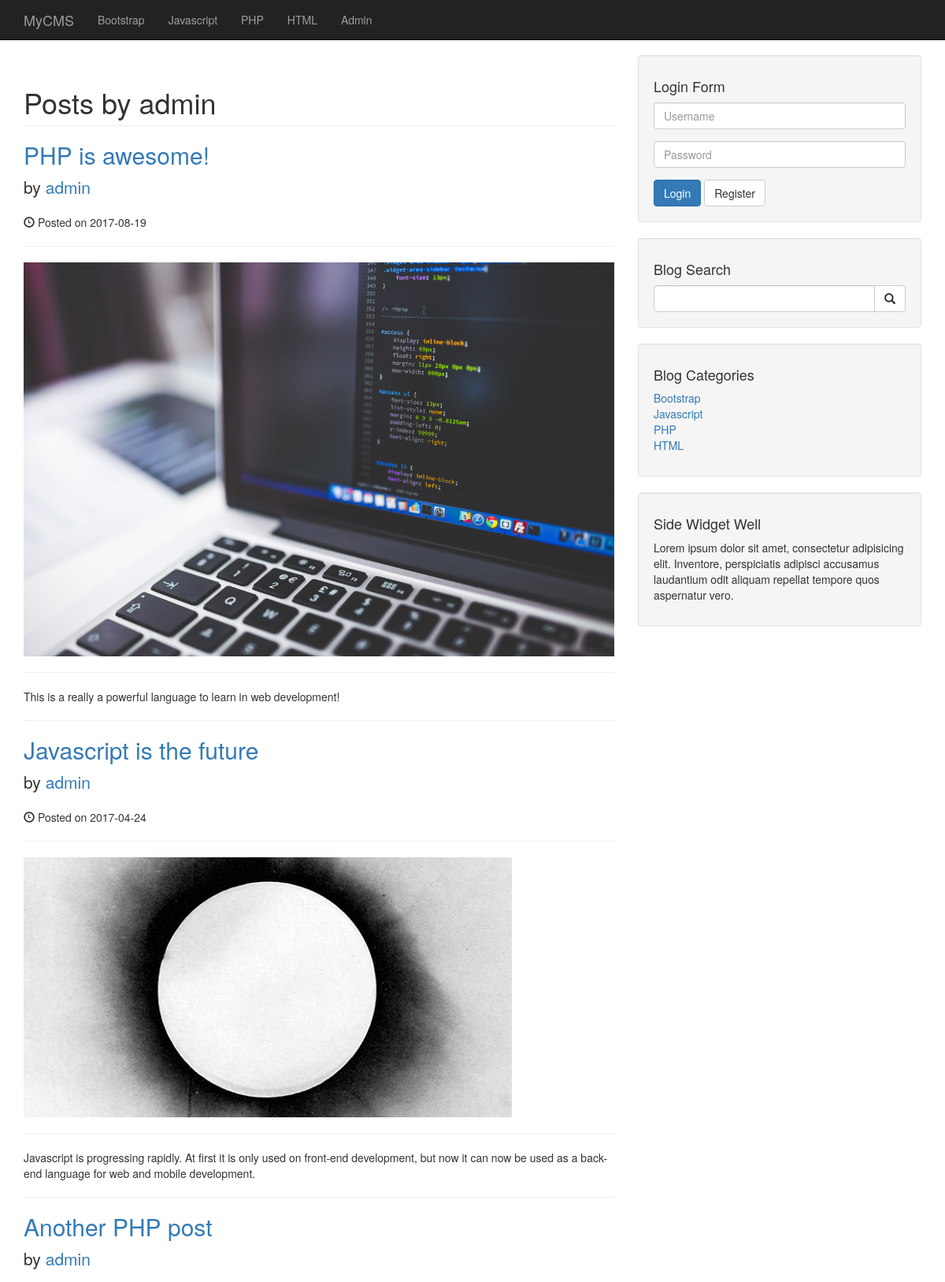
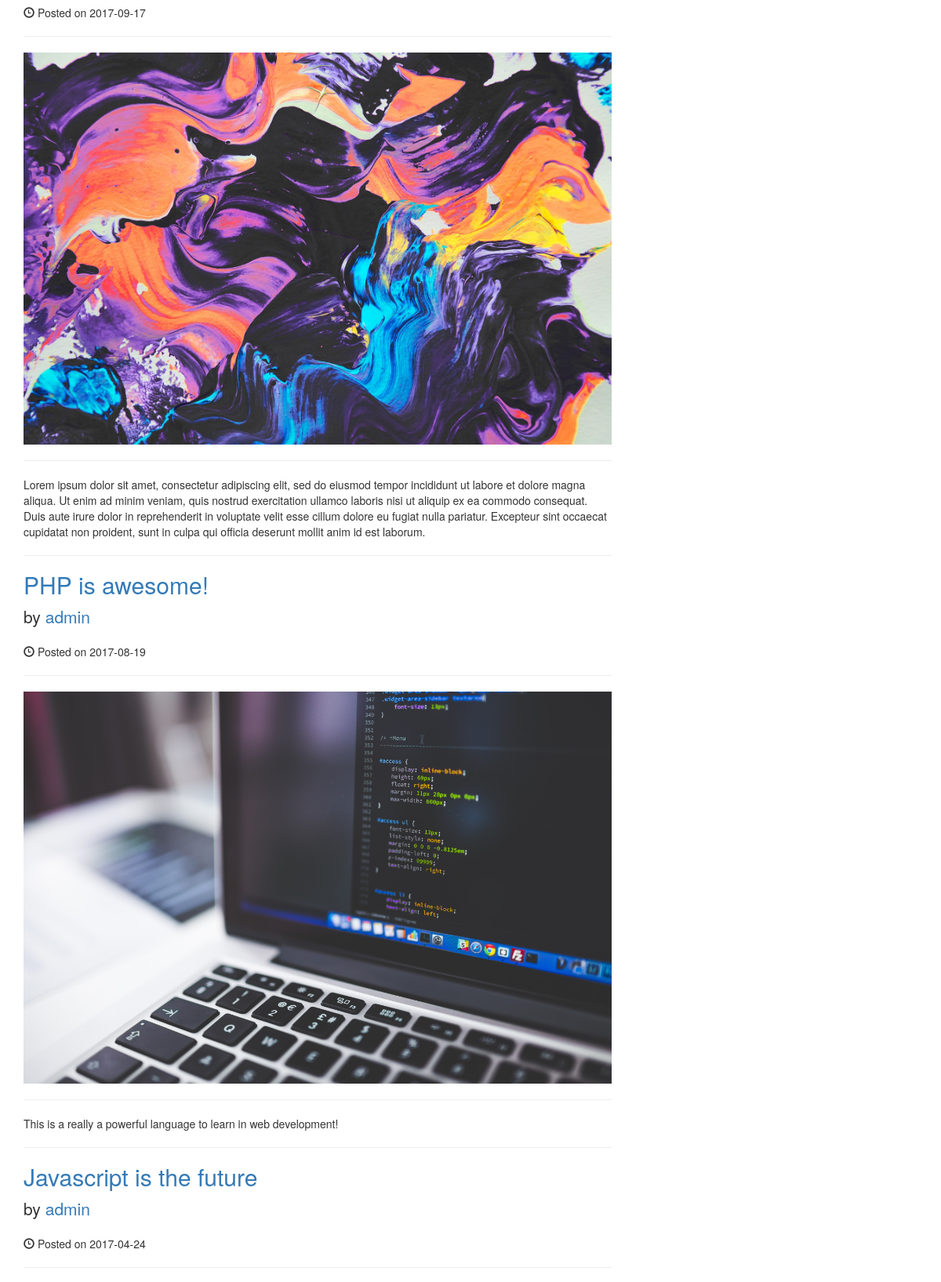
The page /author_posts.php?post_author=admin (upper part) on the database its author committed (2 pictures, top to bottom).
### tables this page shows
CREATE TABLE `tblcategories` (
  `category_id` int(3) NOT NULL,
  `category_title` varchar(255) NOT NULL
);

CREATE TABLE `tblposts` (
  `post_id` int(11) NOT NULL,
  `post_title` varchar(255) NOT NULL,
  `post_author` int(11) NOT NULL,
  `post_date` date NOT NULL,
  `post_image` text NOT NULL,
  `post_content` text NOT NULL,
  `post_tags` varchar(255) NOT NULL,
  `post_comment_count` int(11) NOT NULL,
  `post_status` varchar(255) NOT NULL DEFAULT 'draft',
  `post_views_count` int(11) NOT NULL,
  `category_id` int(11) NOT NULL
);

CREATE TABLE `tblusers` (
  `user_id` int(11) NOT NULL,
  `username` varchar(255) NOT NULL,
  `password` varchar(255) NOT NULL,
  `firstname` varchar(255) NOT NULL,
  `lastname` varchar(255) NOT NULL,
  `email` varchar(255) NOT NULL,
  `image` text NOT NULL,
  `user_role` varchar(255) NOT NULL DEFAULT 'Subscriber'
);

### author_posts.php (the view, shortened to what this page needs)
<?php require_once('includes/header.php'); ?>
    <?php require_once('includes/nav.php'); ?>
    <div class="container">
        <div class="row">
            <div class="col-md-8">
                <?php
                    if(isset($_GET['post_author'])) {
                        $post_author = clean($_GET['post_author']);
                    }
                    $posts_info = array();
                    $query = "SELECT * FROM tblposts JOIN tblusers ON tblusers.user_id = tblposts.post_author WHERE BINARY username = '{$post_author}'";
                    $result = mysqli_query($connection, $query);
                    if($result) {
                    ?>
                    <h1 class="page-header">
                        <?php
                            if(mysqli_num_rows($result) != NULL) {
                                echo "Posts by {$post_author}";
                            } else {
                                echo "No post found on your author request.";
                            }
                        ?>
                    </h1>
                    <?php
                        while($row = mysqli_fetch_assoc($result)) {
                            $posts_info['post_id'] = $row['post_id'];
                            $posts_info['post_title'] = $row['post_title'];
                            $posts_info['post_author'] = $row['username'];
                            $posts_info['post_date'] = $row['post_date'];
                            $posts_info['post_image'] = $row['post_image'];
                            $posts_info['post_content'] = $row['post_content'];
                ?>
                <h2>
                    <a href="post.php?post_id=<?php echo $posts_info['post_id']; ?>"><?php echo $posts_info['post_title']; ?></a>
                </h2>
                <p class="lead">
                    by <a href="author_posts.php?post_author=<?php echo $posts_info['post_author']; ?>"><?php echo $posts_info['post_author']; ?></a>
                </p>
                <p><span class="glyphicon glyphicon-time"></span> Posted on <?php echo $posts_info['post_date']; ?></p>
                <hr>
                <img class="img-responsive" src="images/<?php echo $posts_info['post_image']; ?>" alt="">
                <hr>
                <p><?php echo $posts_info['post_content']; ?></p>
                <hr>
                <?php   }
                    }
                ?>
            </div>
            <?php require_once('includes/sidebar.php') ?>
<?php require_once('includes/footer.php') ?>

### includes/functions.php
<?php require_once('db.php'); ?>
<?php
    function clean($value) {
        global $connection;
        return mysqli_real_escape_string($connection, trim($value));
    }
    function getCategories() {
        global $connection;
        $query = "SELECT * FROM tblcategories;";
        $result = mysqli_query($connection, $query);
        if($result) {
            while($row = mysqli_fetch_assoc($result)) {
                $category_id = $row['category_id'];
                $category_title = $row['category_title'];
                echo "<li><a href='category.php?category={$category_id}'>{$category_title}</a></li>";
            }
        }
    }
?>

### css/blog-home.css (style rules this page uses)
body { padding-top: 70px; }

### rows shown on the page
tblcategories: category_title "Bootstrap"
tblcategories: category_title "Javascript"
tblcategories: category_title "PHP"
tblcategories: category_title "HTML"
tblposts: post_title "PHP is awesome!", tblusers.username "admin", post_date "2017-08-19", post_image (picture), post_content "This is a really a powerful language to learn in web development!"
tblposts: post_title "Javascript is the future", tblusers.username "admin", post_date "2017-04-24", post_image (picture), post_content "Javascript is progressing rapidly. At first it is only used on front-end development, but now it can now be used as a back-end language for web and mobile development."
tblposts: post_title "Another PHP post", tblusers.username "admin", post_date "2017-09-17", post_image (picture), post_content "Lorem ipsum dolor sit amet, consectetur adipiscing elit, sed do eiusmod tempor incididunt ut labore et dolore magna aliqua. Ut enim ad minim veniam, quis nostrud exercitation ullamco laboris nisi ut aliquip ex ea commodo consequat. Duis aute irure dolor in reprehenderit in voluptate velit esse cillum dolore eu fugiat nulla pariatur. Excepteur sint occaecat cupidatat non proident, sunt in culpa qui officia deserunt mollit anim id est laborum."
tblposts: post_title "PHP is awesome!", tblusers.username "admin", post_date "2017-08-19", post_image (picture), post_content "This is a really a powerful language to learn in web development!"
tblposts: post_title "Javascript is the future", tblusers.username "admin", post_date "2017-04-24"

### other values the page prints
$post_author "admin"
